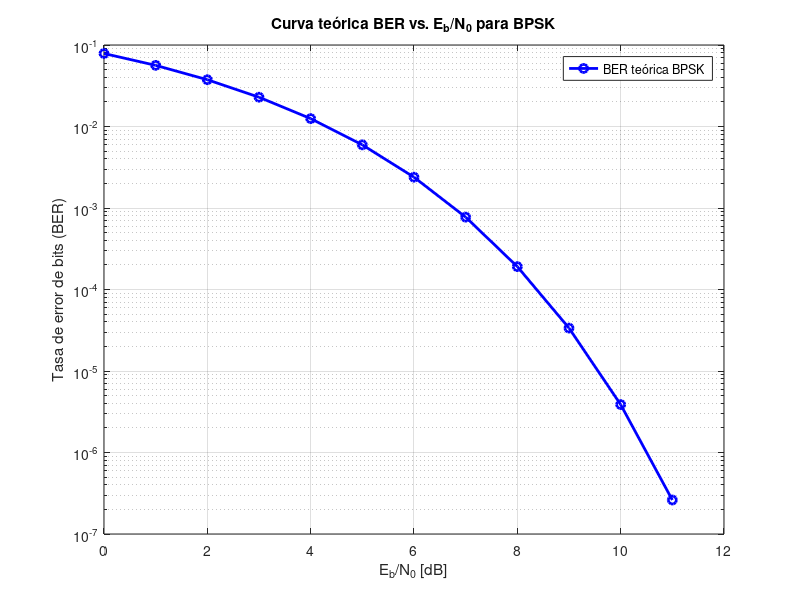

Reproduce this figure in MATLAB.
% Rango en decibelios
EbN0_dB = 0:11;
EbN0_lin = 10.^(EbN0_dB / 10);

% BER teórico BPSK
BER_theoretical = 0.5 * erfc(sqrt(EbN0_lin));

semilogy(EbN0_dB, BER_theoretical, 'b-o', 'LineWidth', 2);
grid on;
xlabel('E_b/N_0 [dB]');
ylabel('Tasa de error de bits (BER)');
title('Curva teórica BER vs. E_b/N_0 para BPSK');
legend('BER teórica BPSK');
